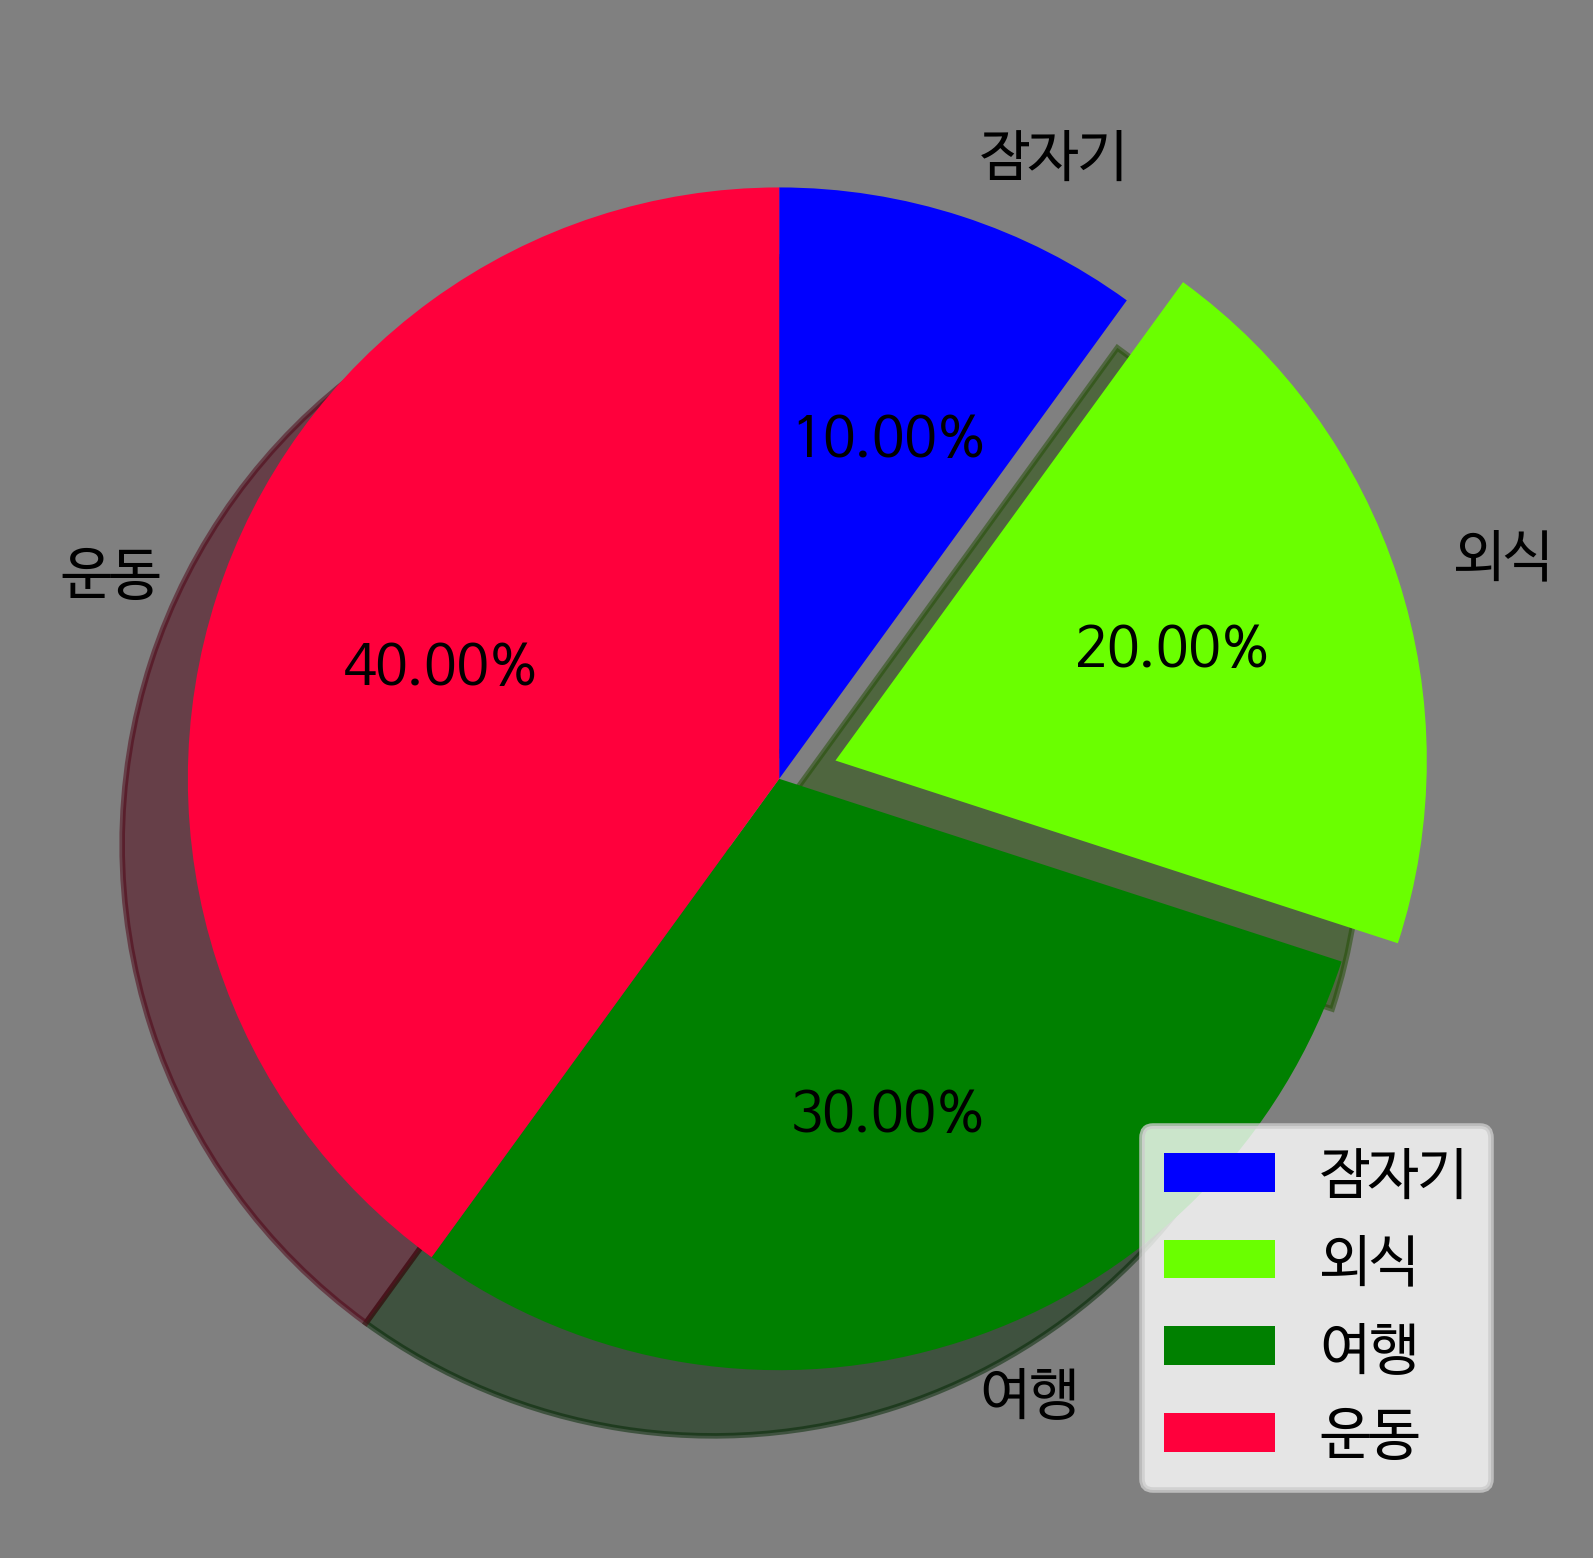

Reproduce this figure in Python.
import pandas as pd
import matplotlib.pyplot as plt

plt.rcParams['font.family'] = 'NanumBarunGothic'

slice = [1, 2, 3, 4]
hobbies = ['잠자기', '외식', '여행', '운동']
mycolors = ['blue', '#6Aff00', 'green', '#ff003c']

plt.pie(x = slice, labels = hobbies, colors = mycolors, shadow = mycolors, explode = [0, 0.1, 0, 0], autopct = '%1.2f%%', startangle = 90, counterclock = False)

plt.gcf().set_facecolor('gray')

plt.legend(loc = 4)
filename = 'p270_piGraph.png'
plt.savefig(filename, dpi = 400, bbox_inches = 'tight')
print(filename + ' saved')
plt.show()